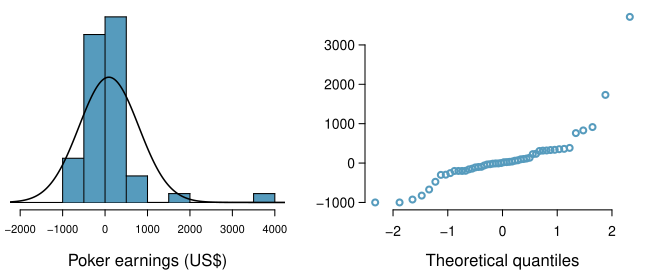

Generate this figure with R:
library(openintro)
data(COL)

obs <- c(-110, -9, -60, 316, -200, -196,
         320, -160, 31, 331, 1731, 21,
         -926, -475, 914, -300, -15, 1,
         -29, 829, 761, 227, -141, -672,
         352, 385, 24, 103, -826, 95,
         115, 39, -9, -1000, -35, -200,
         -200, 235, 70, 307, 135, 60,
         -100, -295, -1000, 361, -95,
         337, 3712, -255)

M  <- mean(obs)
SD <- sd(obs)
x <- seq(min(obs) - 3000,
         max(obs) + 3000,
         1)
y <- dnorm(x, M, SD)
myPDF("pokerNormal.pdf", 6.5, 2.7,
      mfrow = 1:2,
      mgp = c(2, 0.5, 0),
      mar = c(3, 0.5, 0.5, 2))
histPlot(obs,
         xlab = 'Poker earnings (US$)',
         ylab = '',
         axes = FALSE,
         main = '',
         xlim = c(-2000, 4000),
         probability = TRUE,
         col = COL[1])
axis(1,
     cex.axis = 0.7,
     mgp = c(2, 0.35, 0))
lines(x, y,
      lwd = 1.5)

par(mar = c(3, 2, 0.5, 0.5),
    mgp = c(2.8, 0.5, 0),
    cex.axis = 0.8)
qqnorm(obs,
       cex = 0.8, col = COL[1], lwd = 2,
       main = '',
       axes = FALSE,
       xlab = '',
       ylab = '')
mtext('Theoretical quantiles',
      line = 2,
      side = 1)
axis(1)
axis(2)
dev.off()
